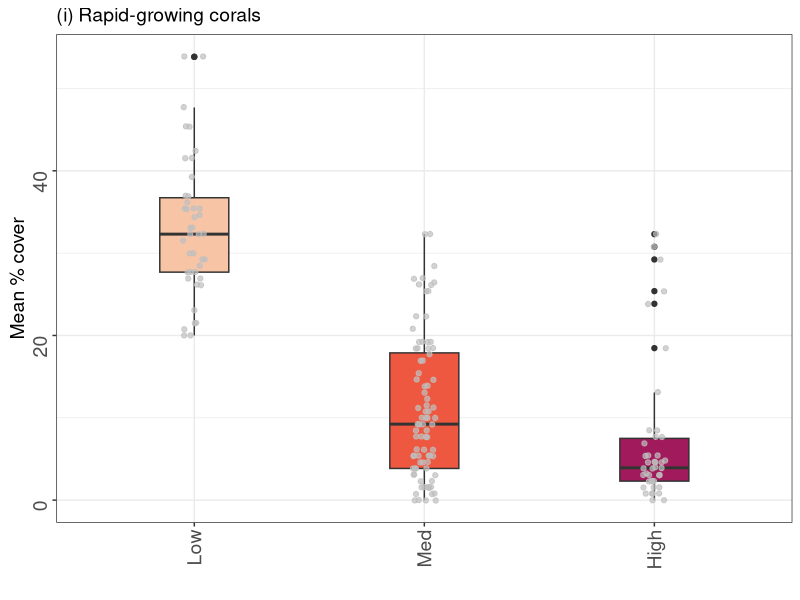
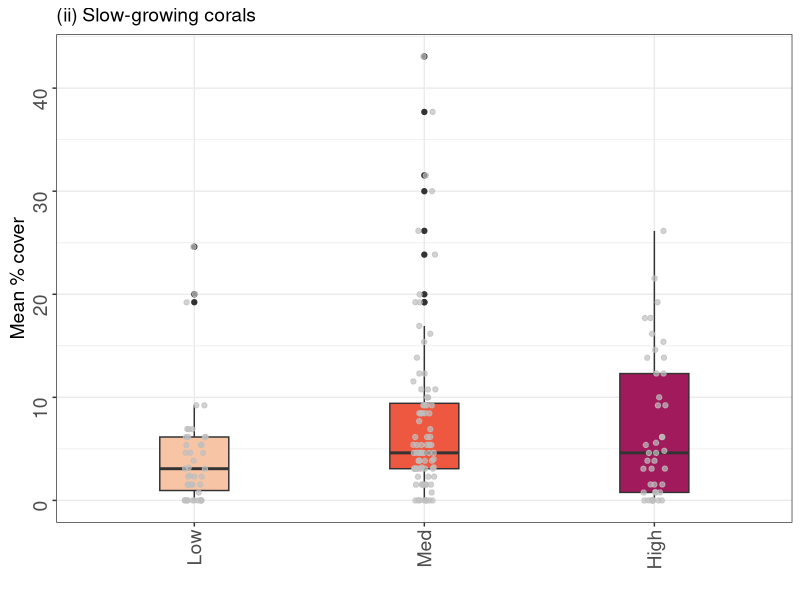
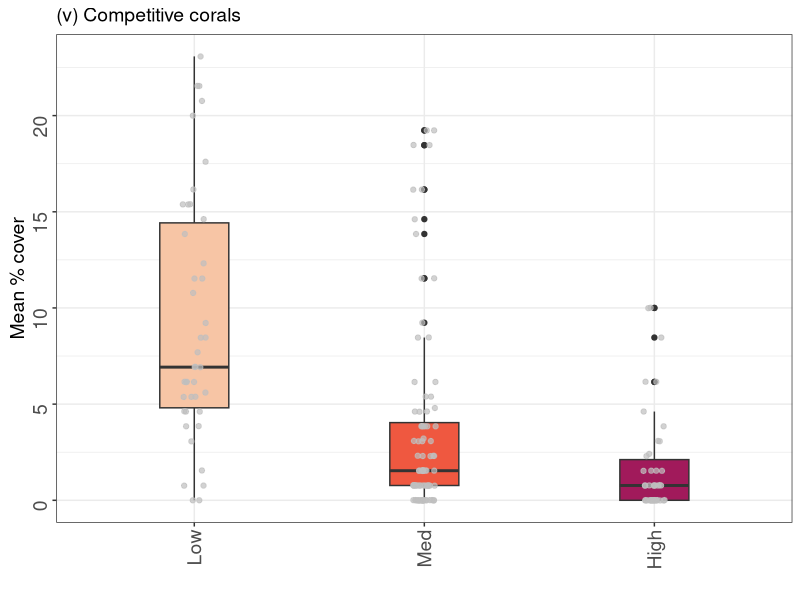
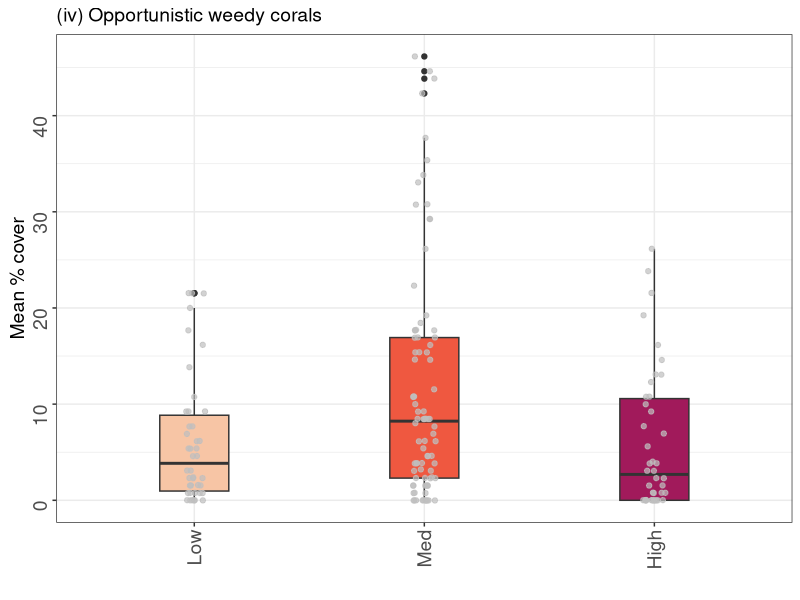
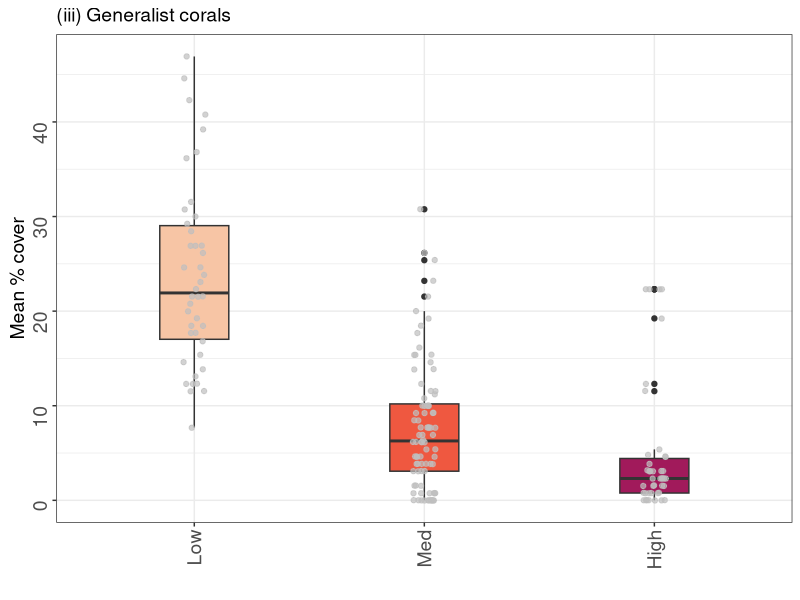
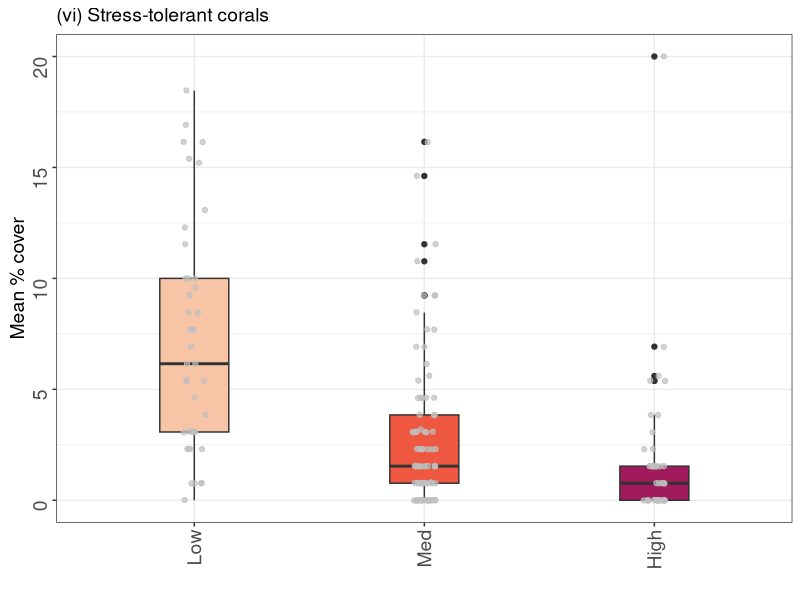
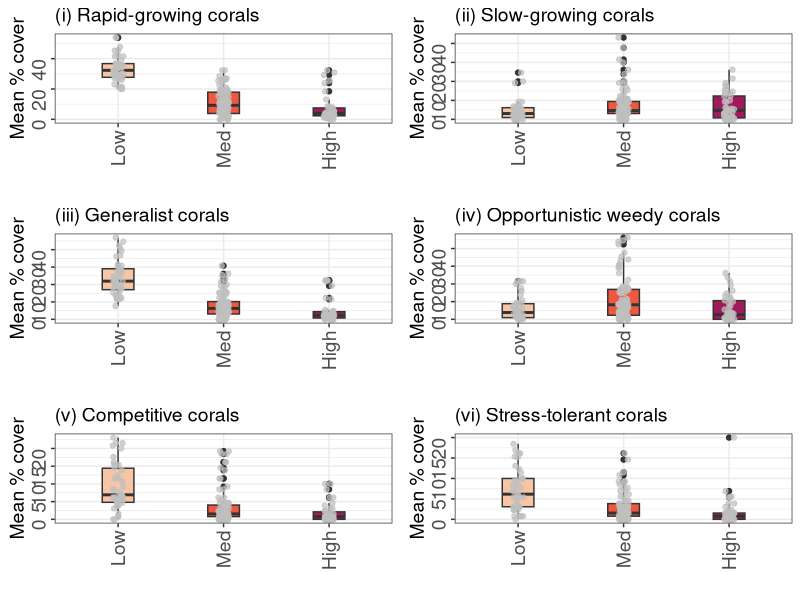
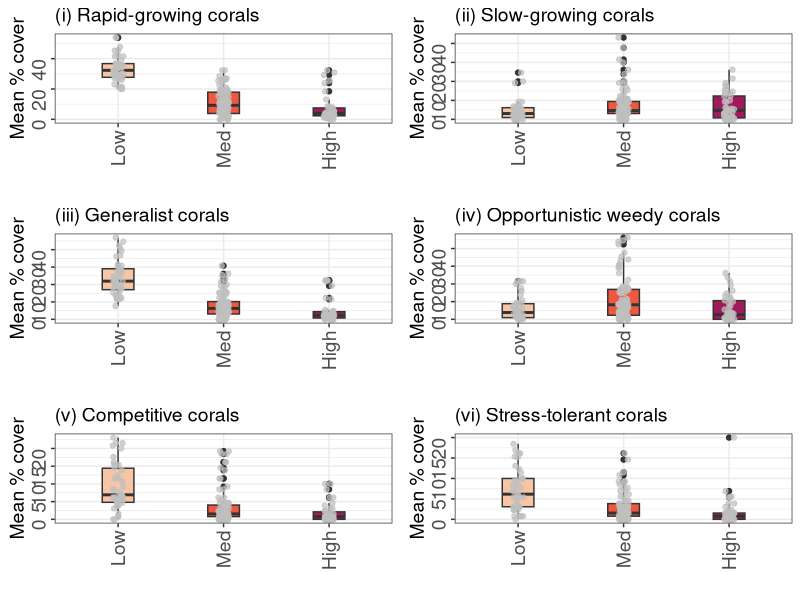

Source code (R) for these figures, in order:
## Visualisation of dispersion results - Life History
## Description: Summary boxplots for dispersion categories - Life History categories
## Alice Lawrence | alice.lawrence@bangor.ac.uk
## 1st July 2024


## load libraries ------------------------------------------
install.packages("tidyverse")   # collection of packages (dplyr, ggplot2, readr tidyr etc)
install.packages("gridExtra")   # Grid graphic objects
install.packages("forcats")     # 
install.packages("terra")       # for viridis colour palette?
install.packages("ggpubr")

library(tidyverse) 
library(gridExtra)  
library(forcats)
library(terra)    
library(ggpubr)


#import data
coral_trans <- read.csv("data_output/benthic_transects_mean_coral.csv")

disp_cat <- read.csv("data_output/dispersion_major_site.csv")


# split site_transect column into 2 new ones
coral_trans <- coral_trans %>% 
  tidyr::separate(site_transect, c("sitename", "transect"), sep = "_", remove = FALSE) 


# merge dataframe with MAJOR & Disp categories
# benthic_characteristics_model <- merge(disp_major_site_model, benthic_characteristics_model, by = 'sitename', all.x=TRUE)
coral_trans_disp <- merge(disp_cat, coral_trans, by = 'sitename', all.x=TRUE)


# remove unwanted columns
coral_trans_disp <- select(coral_trans_disp, -c(2, 3, 4,5, 7)) 


# convert to factors: sitename, rank, dispersion
coral_site_trans <- 
  coral_trans_disp %>% 
  mutate(across (c(sitename, site_transect, dispersion) , as.factor))

str(coral_site_trans)
levels(coral_site_trans$sitename)
levels(coral_site_trans$dispersion)


# reorder levels in dispersion category factor #
coral_site_trans$dispersion <- factor(coral_site_trans$dispersion,
                                      levels = c('Low', 'Med', 'High'),
                                      labels = c('Low', 'Med', 'High'))

levels(coral_site_trans$dispersion)
unique(coral_site_trans$dispersion)

# summary plots - reorder x axis to L - M - H
level_orderX <- c("Low", "Med", "High")


# save to file
write.csv(file = "data_output/coral_site_trans_forlifehist.csv", coral_site_trans)



#### mean and SE values per dispersion category ####

# MEAN coral genera per dispersion category

# coral_trans_disp_values <- select(coral_trans_disp, c(6, 8, 10, 11, 13:20)) # dont need this??

# coral_trans_disp_values <- group_by(coral_trans_disp_values, dispersion)

coral_trans_disp_values <- group_by(coral_trans_disp, dispersion)

coral_trans_disp_mean <- summarise_all(coral_trans_disp_values, mean)

coral_trans_disp_mean <- select(coral_trans_disp_mean, -c(2,3,4))

write.csv(file = "data_output/coral_trans_disp_mean_forlh.csv", coral_trans_disp_mean)


# same for se
# create function to calculate Standard Error SE...
std.error<-function(x){
  sqrt(var(x)/length(x))
}

coral_trans_disp_se <- summarise_all(coral_trans_disp_values, std.error)

coral_trans_disp_se <- select(coral_trans_disp_se, -c(2,3,4))

write.csv(file = "data_output/coral_trans_disp_se_forlh.csv", coral_trans_disp_se)


#### LIFE HISTORY GROUPS ####

# combine into one column
coral_site_trans_grps <- coral_site_trans %>% 
  mutate(ACROPALL = ACROP + ACROPARB + ACROST + ACROTBL) %>% 
  mutate(FAVIIDS = FAV + FAVT) %>% 
  mutate(RAPID = ACROPALL + POC + STYLO + PORCYL + MONTI) %>% 
  mutate(SLOW = PORMAS + FAV + FAVT + POR + PORRUS + ASTRP) %>% 
  mutate(COMPETITIVE = ACROPALL + POC) %>% 
  mutate(STRESS = FAVIIDS + PAV + LOBOPH) %>% 
  mutate(WEEDY = PORCYL + PORRUS + STYLO + LEPT + ISOP) %>% 
  mutate(GENERALIST = MONTI + MERU)


# RAPID
(rapid_disp <- ggplot(coral_site_trans_grps, aes(x = factor(dispersion, level = level_orderX),
                                       y = RAPID,
                                       fill = dispersion,
                                       width = 0.4)) +
    geom_boxplot(width = 0.3) +
    geom_jitter(width = 0.05, colour = "grey", alpha = 0.7)+
    #ylim(0, 60) +
    viridis::scale_fill_viridis(alpha = 1, begin = 0.9, end = 0.4, option = "F", discrete=TRUE,
                                name = "Dispersion", labels=c("Low", "Medium", "High"), ) +
    labs(x = "",
         y = "Mean % cover",
         #title = "Calcifying substrates",
         subtitle = "(i) Rapid-growing corals") +
    theme_bw() +
    theme(plot.title = element_text(size = 14, hjust = 0.5),
          plot.subtitle = element_text(size = 14, hjust = 0),
          text=element_text(family="sans", size=14),
          axis.text.x = element_text(angle = 90, vjust = 0.5, hjust = 1, size = 14),
          axis.text.y = element_text(angle = 90, vjust = 0.5, hjust = 1, size = 14),
          axis.title.y = element_text(angle = 90, vjust = 0.5, hjust = 0.5, size = 14),
          legend.position = "none")
)



# SLOW
(slow_disp <- ggplot(coral_site_trans_grps, aes(x = factor(dispersion, level = level_orderX),
                                                 y = SLOW,
                                                 fill = dispersion,
                                                 width = 0.4)) +
    geom_boxplot(width = 0.3) +
    geom_jitter(width = 0.05, colour = "grey", alpha = 0.7)+
    #ylim(0, 60) +
    viridis::scale_fill_viridis(alpha = 1, begin = 0.9, end = 0.4, option = "F", discrete=TRUE,
                                name = "Dispersion", labels=c("Low", "Medium", "High"), ) +
    labs(x = "",
         y = "Mean % cover",
         #title = "Calcifying substrates",
         subtitle = "(ii) Slow-growing corals") +
    theme_bw() +
    theme(plot.title = element_text(size = 14, hjust = 0.5),
          plot.subtitle = element_text(size = 14, hjust = 0),
          text=element_text(family="sans", size=14),
          axis.text.x = element_text(angle = 90, vjust = 0.5, hjust = 1, size = 14),
          axis.text.y = element_text(angle = 90, vjust = 0.5, hjust = 1, size = 14),
          axis.title.y = element_text(angle = 90, vjust = 0.5, hjust = 0.5, size = 14),
          legend.position = "none")
)



# COMPETITIVE
(comp_disp <- ggplot(coral_site_trans_grps, aes(x = factor(dispersion, level = level_orderX),
                                                y = COMPETITIVE,
                                                fill = dispersion,
                                                width = 0.4)) +
    geom_boxplot(width = 0.3) +
    geom_jitter(width = 0.05, colour = "grey", alpha = 0.7)+
    #ylim(0, 60) +
    viridis::scale_fill_viridis(alpha = 1, begin = 0.9, end = 0.4, option = "F", discrete=TRUE,
                                name = "Dispersion", labels=c("Low", "Medium", "High"), ) +
    labs(x = "",
         y = "Mean % cover",
         #title = "Calcifying substrates",
         subtitle = "(v) Competitive corals") +
    theme_bw() +
    theme(plot.title = element_text(size = 14, hjust = 0.5),
          plot.subtitle = element_text(size = 14, hjust = 0),
          text=element_text(family="sans", size=14),
          axis.text.x = element_text(angle = 90, vjust = 0.5, hjust = 1, size = 14),
          axis.text.y = element_text(angle = 90, vjust = 0.5, hjust = 1, size = 14),
          axis.title.y = element_text(angle = 90, vjust = 0.5, hjust = 0.5, size = 14),
          legend.position = "none")
)



# WEEDY
(weedy_disp <- ggplot(coral_site_trans_grps, aes(x = factor(dispersion, level = level_orderX),
                                                y = WEEDY,
                                                fill = dispersion,
                                                width = 0.4)) +
    geom_boxplot(width = 0.3) +
    geom_jitter(width = 0.05, colour = "grey", alpha = 0.7)+
    #ylim(0, 60) +
    viridis::scale_fill_viridis(alpha = 1, begin = 0.9, end = 0.4, option = "F", discrete=TRUE,
                                name = "Dispersion", labels=c("Low", "Medium", "High"), ) +
    labs(x = "",
         y = "Mean % cover",
         #title = "Calcifying substrates",
         subtitle = "(iv) Opportunistic weedy corals") +
    theme_bw() +
    theme(plot.title = element_text(size = 14, hjust = 0.5),
          plot.subtitle = element_text(size = 14, hjust = 0),
          text=element_text(family="sans", size=14),
          axis.text.x = element_text(angle = 90, vjust = 0.5, hjust = 1, size = 14),
          axis.text.y = element_text(angle = 90, vjust = 0.5, hjust = 1, size = 14),
          axis.title.y = element_text(angle = 90, vjust = 0.5, hjust = 0.5, size = 14),
          legend.position = "none")
)



# GENERALIST
(general_disp <- ggplot(coral_site_trans_grps, aes(x = factor(dispersion, level = level_orderX),
                                                y = GENERALIST,
                                                fill = dispersion,
                                                width = 0.4)) +
    geom_boxplot(width = 0.3) +
    geom_jitter(width = 0.05, colour = "grey", alpha = 0.7)+
    #ylim(0, 60) +
    viridis::scale_fill_viridis(alpha = 1, begin = 0.9, end = 0.4, option = "F", discrete=TRUE,
                                name = "Dispersion", labels=c("Low", "Medium", "High"), ) +
    labs(x = "",
         y = "Mean % cover",
         #title = "Calcifying substrates",
         subtitle = "(iii) Generalist corals") +
    theme_bw() +
    theme(plot.title = element_text(size = 14, hjust = 0.5),
          plot.subtitle = element_text(size = 14, hjust = 0),
          text=element_text(family="sans", size=14),
          axis.text.x = element_text(angle = 90, vjust = 0.5, hjust = 1, size = 14),
          axis.text.y = element_text(angle = 90, vjust = 0.5, hjust = 1, size = 14),
          axis.title.y = element_text(angle = 90, vjust = 0.5, hjust = 0.5, size = 14),
          legend.position = "none")
)


# STRESS
(stress_disp <- ggplot(coral_site_trans_grps, aes(x = factor(dispersion, level = level_orderX),
                                                y = STRESS,
                                                fill = dispersion,
                                                width = 0.4)) +
    geom_boxplot(width = 0.3) +
    geom_jitter(width = 0.05, colour = "grey", alpha = 0.7)+
    #ylim(0, 60) +
    viridis::scale_fill_viridis(alpha = 1, begin = 0.9, end = 0.4, option = "F", discrete=TRUE,
                                name = "Dispersion", labels=c("Low", "Medium", "High"), ) +
    labs(x = "",
         y = "Mean % cover",
         #title = "Calcifying substrates",
         subtitle = "(vi) Stress-tolerant corals") +
    theme_bw() +
    theme(plot.title = element_text(size = 14, hjust = 0.5),
          plot.subtitle = element_text(size = 14, hjust = 0),
          text=element_text(family="sans", size=14),
          axis.text.x = element_text(angle = 90, vjust = 0.5, hjust = 1, size = 14),
          axis.text.y = element_text(angle = 90, vjust = 0.5, hjust = 1, size = 14),
          axis.title.y = element_text(angle = 90, vjust = 0.5, hjust = 0.5, size = 14),
          legend.position = "none")
)


# 6 portrait with categories only
ggarrange(rapid_disp, slow_disp, general_disp, weedy_disp, comp_disp, stress_disp, 
          ncol=2, nrow=3, 
          common.legend = TRUE, 
          legend="none")

ggsave("graphs/Figure7_lifehist_box.pdf", width = 8, height = 12)
ggsave("graphs/Figure7_lifehist_box.tiff", width = 8, height = 12)
ggsave("graphs/Figure7_lifehist_box.png", width = 8, height = 12)
